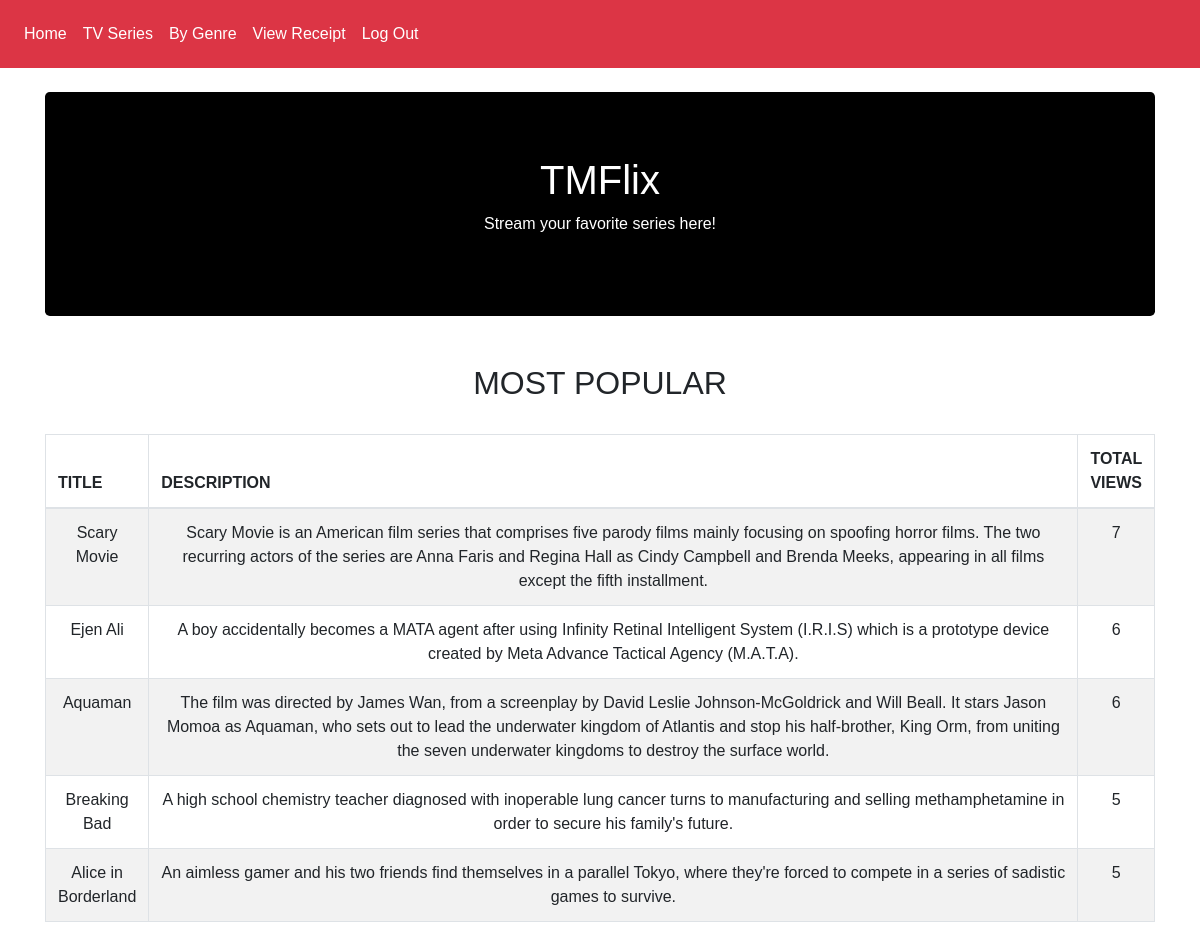
Page /user_front_page.php on the committed database.
### tables this page shows
CREATE TABLE `user_account` (
  `Account_id` int(6) NOT NULL,
  `Username` varchar(20) NOT NULL,
  `Email` varchar(20) NOT NULL,
  `Password` varchar(20) NOT NULL,
  `Phone` varchar(13) NOT NULL,
  `Birthday` date NOT NULL,
  `StartDate` date NOT NULL,
  `EndDate` date NOT NULL,
  `Account_Type_ID` int(6) NOT NULL
);

CREATE TABLE `tv_series` (
  `Series_id` int(6) NOT NULL,
  `Title` varchar(255) NOT NULL,
  `Total_Season` int(6) NOT NULL,
  `Total_Episode` int(6) NOT NULL,
  `Award` varchar(255) NOT NULL,
  `Language` varchar(255) NOT NULL,
  `Description` text NOT NULL,
  `Age_Restriction` enum('Yes','No') NOT NULL,
  `total_views` int(3) NOT NULL
);

### user_front_page.php (the view, shortened to what this page needs)
<?php
include("user_header.php");
?>
<!DOCTYPE html>
<html lang="en">
<head>
</head>
<body>
	<div class="container">
		<header class="jumbotron my-4" style="background-color:#000000 ; background-size: auto;">
			<h1 class="text-center" style="color:white;">TMFlix</h1>
			<p class="text-center" style="color:white;">Stream your favorite series here!</p>
		</header>
	</div>
	<div class="container">
		<br>
		<h2 class="text-center">MOST POPULAR</h2>
		<br>
		<?php
		$query = "SELECT * FROM tv_series ORDER BY total_views DESC LIMIT 5";
		$result = mysqli_query($con, $query);
		if (mysqli_num_rows($result)) {
		?>
			<table class="table table-bordered table-striped">
				<thead>
					<tr>
						<th width="100">TITLE</th>
						<th width="3000">DESCRIPTION</th>
						<th width="50">TOTAL VIEWS</th>
					</tr>
				</thead>
				<tbody>
					<?php
					while ($row = mysqli_fetch_array($result)) {
					?>
						<tr>
							<td align="center"><?php echo $row[1]; ?></td>
							<td align="center"><?php echo $row[6]; ?></td>
							<td align="center"><?php echo $row[8]; ?></td>
						</tr>
					<?php
					}
					?>
				</tbody>
			</table>
		<?php
		} else {
			echo "No result found";
		}
		?>
</body>
</html>

### user_header.php (shortened to what this page needs)
<?php
include("dbconnection.php");
$query = "SELECT * FROM user_account LIMIT 1";
$result = mysqli_query($con, $query);
if (mysqli_num_rows($result))
{
    while ($row = mysqli_fetch_array($result))
    {
    ?>
        <!DOCTYPE html PUBLIC "-//W3C//DTD XHTML 1.0 Transitional//EN" "http://www.w3.org/TR/xhtml1/DTD/xhtml1-transitional.dtd">
        <html xmlns="http://www.w3.org/1999/xhtml">
        <head>
            <link rel="stylesheet" href="https://maxcdn.bootstrapcdn.com/bootstrap/4.5.2/css/bootstrap.min.css">
        </head>
        <body>
            <div>
                <nav class="navbar navbar navbar-expand-sm bg-danger navbar-dark">
                    <ul class="navbar-nav">
                        <li class="nav-item active">
                            <a class="nav-link" href="user_front_page.php" >Home</a>
                        </li>
                        <li class="nav-item active">
                            <a class="nav-link" href="showall.php" >TV Series</a>
                        </li>
                        <li class="nav-item active">
                            <a class="nav-link" href="viewbygenre.php">By Genre</a>
                        </li>
                        <li class="nav-item active">
                            <a class="nav-link" href="receipt.php?userid=<?php echo $row[0]; ?>">View Receipt</a>
                        </li>
                        <li class="nav-item active">
                            <a class="nav-link" href="logout.php?logout" >Log Out</a>
                        </li>
                    </ul>
                </nav>
            </div>
    <?php
    }
}
    ?>
        </body>

### user_front_page.php (style rules this page uses)
body { font-family: Arial, Helvetica, sans-serif; margin: 0; }
.navbar { overflow: hidden; background-color: #333; }
.navbar a { float: left; font-size: 16px; color: white; text-align: center; padding: 14px 16px; text-decoration: none; }
.table { margin-left: auto; margin-right: auto; }

### rows in the picture
tv_series: Title "Scary Movie", Description "Scary Movie is an American film series that comprises five parody films mainly focusing on spoofing horror films. The two recurring actors of the series are Anna Faris and Regina Hall as Cindy Campbell and Brenda Meeks, appearing in all films except the fifth installment.", total_views "7"
tv_series: Title "Ejen Ali", Description "A boy accidentally becomes a MATA agent after using Infinity Retinal Intelligent System (I.R.I.S) which is a prototype device created by Meta Advance Tactical Agency (M.A.T.A).", total_views "6"
tv_series: Title "Aquaman", Description "The film was directed by James Wan, from a screenplay by David Leslie Johnson-McGoldrick and Will Beall. It stars Jason Momoa as Aquaman, who sets out to lead the underwater kingdom of Atlantis and stop his half-brother, King Orm, from uniting the seven underwater kingdoms to destroy the surface world.", total_views "6"
tv_series: Title "Breaking Bad", Description "A high school chemistry teacher diagnosed with inoperable lung cancer turns to manufacturing and selling methamphetamine in order to secure his family's future.", total_views "5"
tv_series: Title "Alice in Borderland", Description "An aimless gamer and his two friends find themselves in a parallel Tokyo, where they're forced to compete in a series of sadistic games to survive.", total_views "5"
